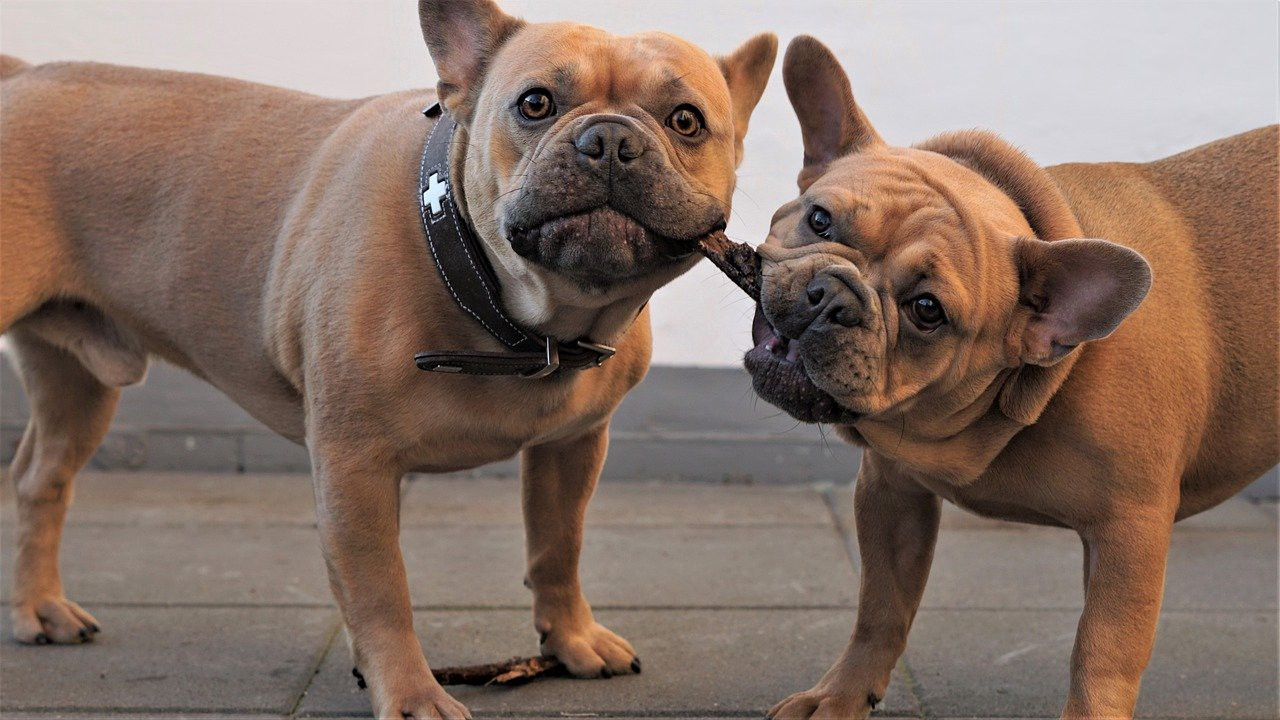
#> input picture dogs.jpeg, 1280 x 720 px, found by its file name
$ python test.py
#> lines starting #> are read from the running program, lines starting #| are printed output that depends on the picture
#> further down, img is the input picture: shape (720, 1280, 3); mean B, G, R 101.8, 112.9, 133.5
import numpy as np
import cv2


def singleScaleRetinex(img, variance):
    retinex = np.log10(img) - np.log10(cv2.GaussianBlur(img, (0, 0), variance))
    return retinex


def multiScaleRetinex(img, variance_list):
    retinex = np.zeros_like(img)
    for variance in variance_list:
        retinex += singleScaleRetinex(img, variance)
    retinex = retinex / len(variance_list)
    return retinex


def MSR(img, variance_list):
    img = np.float64(img) + 1.0
    img_retinex = multiScaleRetinex(img, variance_list)

    for i in range(img_retinex.shape[2]):
        unique, count = np.unique(np.int32(img_retinex[:, :, i] * 100), return_counts=True)
        for u, c in zip(unique, count):
            if u == 0:
                zero_count = c
                break
        low_val = unique[0] / 100.0
        high_val = unique[-1] / 100.0
        for u, c in zip(unique, count):
            if u < 0 and c < zero_count * 0.1:
                low_val = u / 100.0
            if u > 0 and c < zero_count * 0.1:
                high_val = u / 100.0
                break
        img_retinex[:, :, i] = np.maximum(np.minimum(img_retinex[:, :, i], high_val), low_val)

        img_retinex[:, :, i] = (img_retinex[:, :, i] - np.min(img_retinex[:, :, i])) / \
                               (np.max(img_retinex[:, :, i]) - np.min(img_retinex[:, :, i])) \
                               * 255
#> this loop made 3 passes
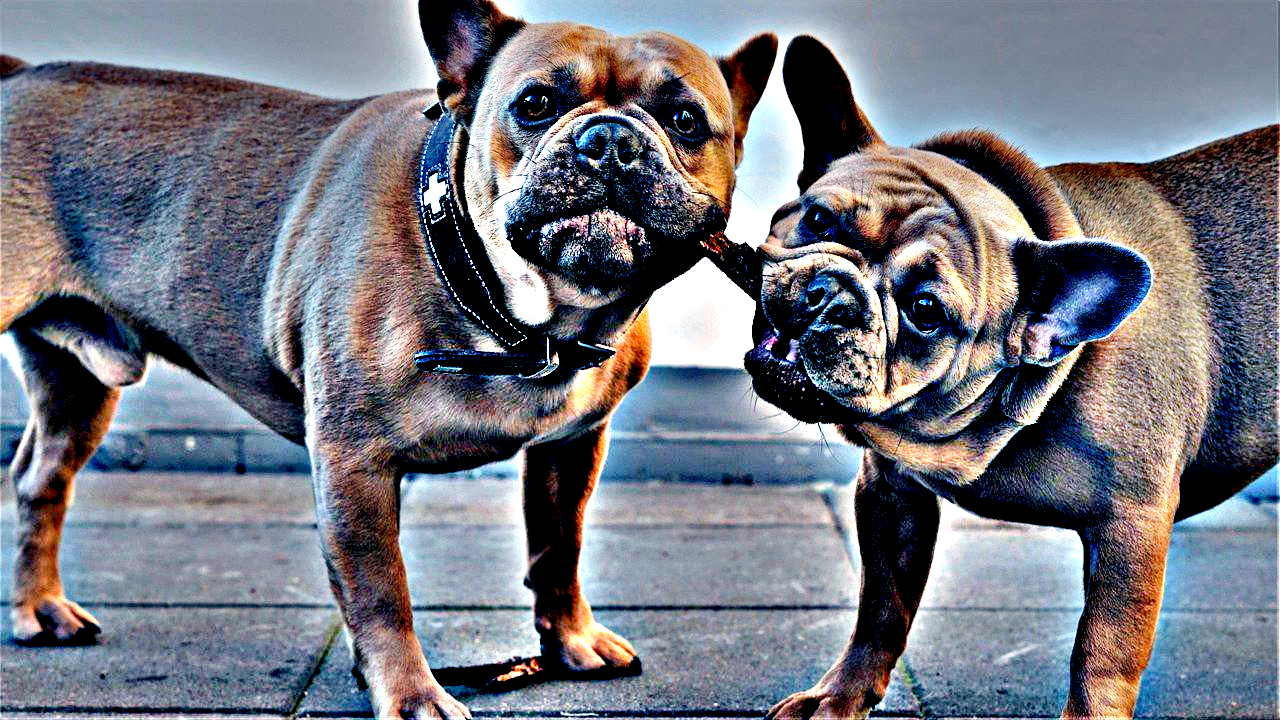
#> img_retinex: shape (720, 1280, 3) float64; mean of channels 0, 1, 2 128.4, 118.3, 116.2; drawn as B, G, R
    img_retinex = np.uint8(img_retinex)
    return img_retinex


def SSR(img, variance):
#> called with variance = 300
    img = np.float64(img) + 1.0
    img_retinex = singleScaleRetinex(img, variance)
#> call 4 of singleScaleRetinex, with variance = 300
#> in singleScaleRetinex (call 4), `retinex = np.log10(img) - np.log10(cv2.GaussianBlur(img, (0, 0), varia..`:
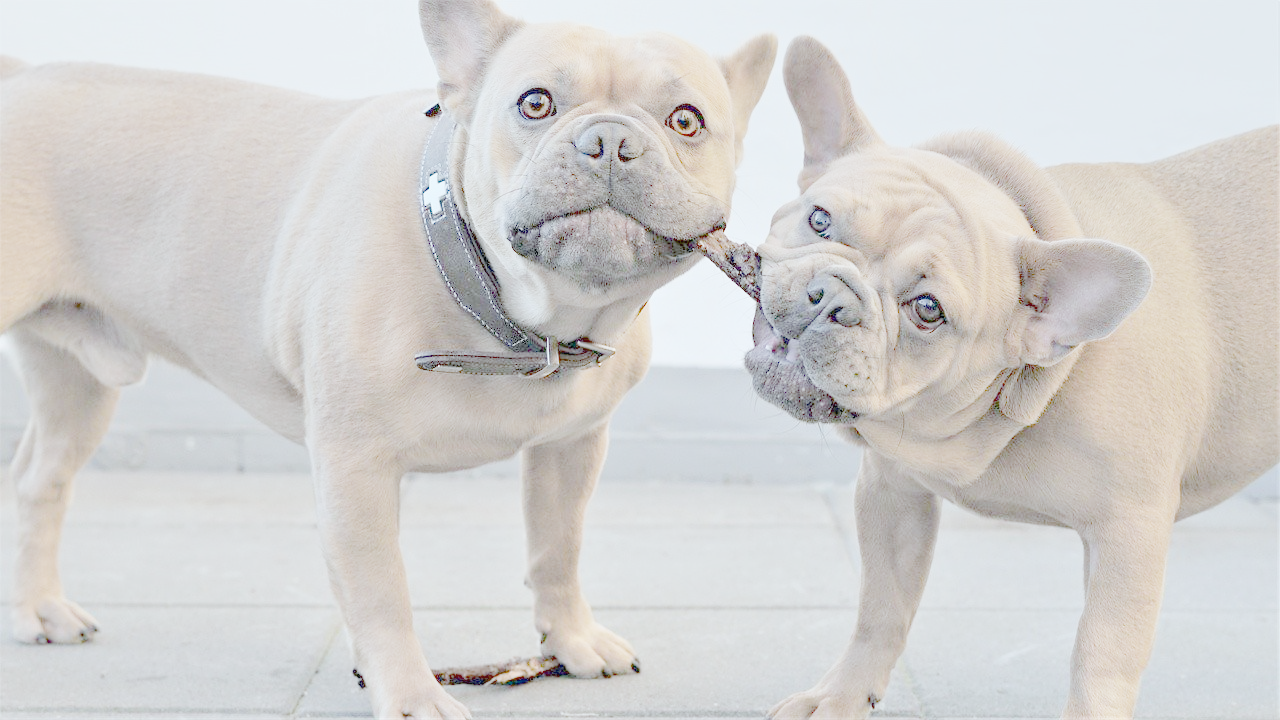
#> retinex: shape (720, 1280, 3) float64; mean of channels 0, 1, 2 -0.0714, -0.0563, -0.0436; drawn with min black and max white
    for i in range(img_retinex.shape[2]):
        unique, count = np.unique(np.int32(img_retinex[:, :, i] * 100), return_counts=True)
        for u, c in zip(unique, count):
            if u == 0:
                zero_count = c
                break
        low_val = unique[0] / 100.0
        high_val = unique[-1] / 100.0
        for u, c in zip(unique, count):
            if u < 0 and c < zero_count * 0.1:
                low_val = u / 100.0
            if u > 0 and c < zero_count * 0.1:
                high_val = u / 100.0
                break
        img_retinex[:, :, i] = np.maximum(np.minimum(img_retinex[:, :, i], high_val), low_val)

        img_retinex[:, :, i] = (img_retinex[:, :, i] - np.min(img_retinex[:, :, i])) / \
                               (np.max(img_retinex[:, :, i]) - np.min(img_retinex[:, :, i])) \
                               * 255
#> this loop made 3 passes
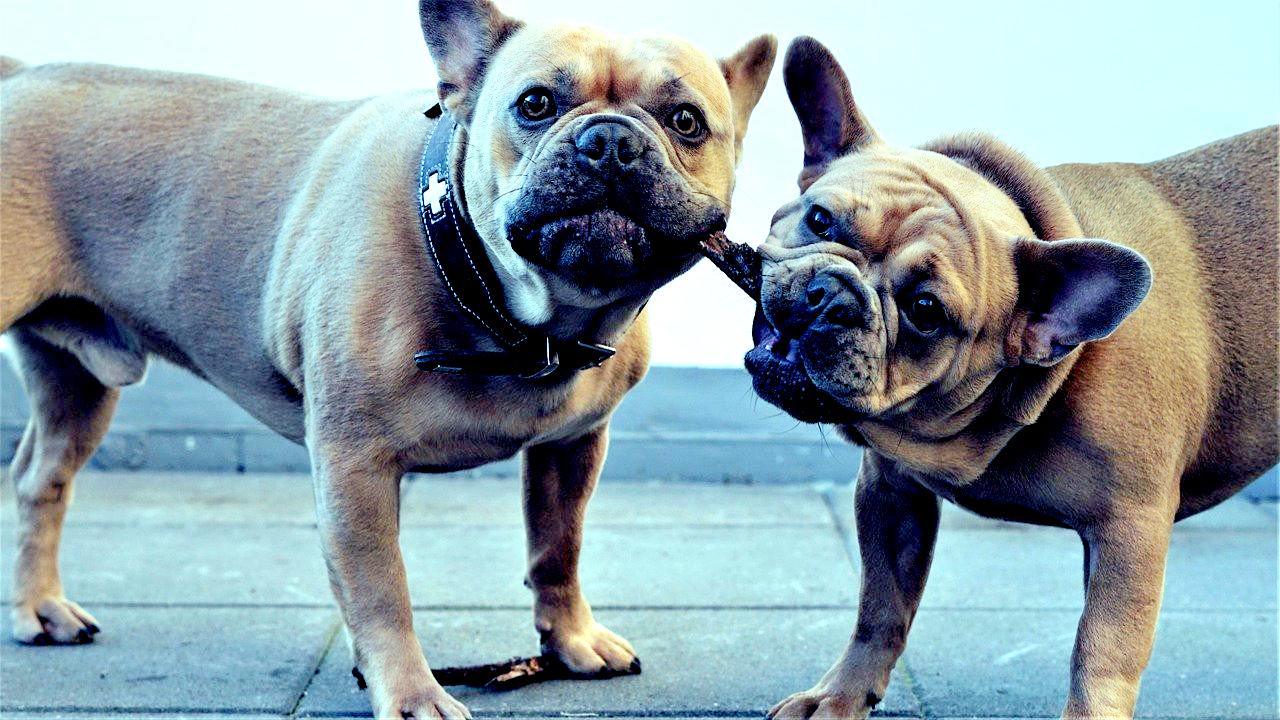
#> img_retinex: shape (720, 1280, 3) float64; mean of channels 0, 1, 2 164.8, 158.2, 139.4; drawn as B, G, R
    img_retinex = np.uint8(img_retinex)
    return img_retinex


variance_list = [15, 80, 30]
variance = 300

img = cv2.imread(r"C:\Users\rom21\OneDrive\Desktop\git_project\dogs.jpeg")
img_msr = MSR(img, variance_list)
img_ssr = SSR(img, variance)

cv2.imshow('Original', img)
cv2.imshow('MSR', img_msr*1.5)
cv2.imshow('SSR', img_ssr*1.5)
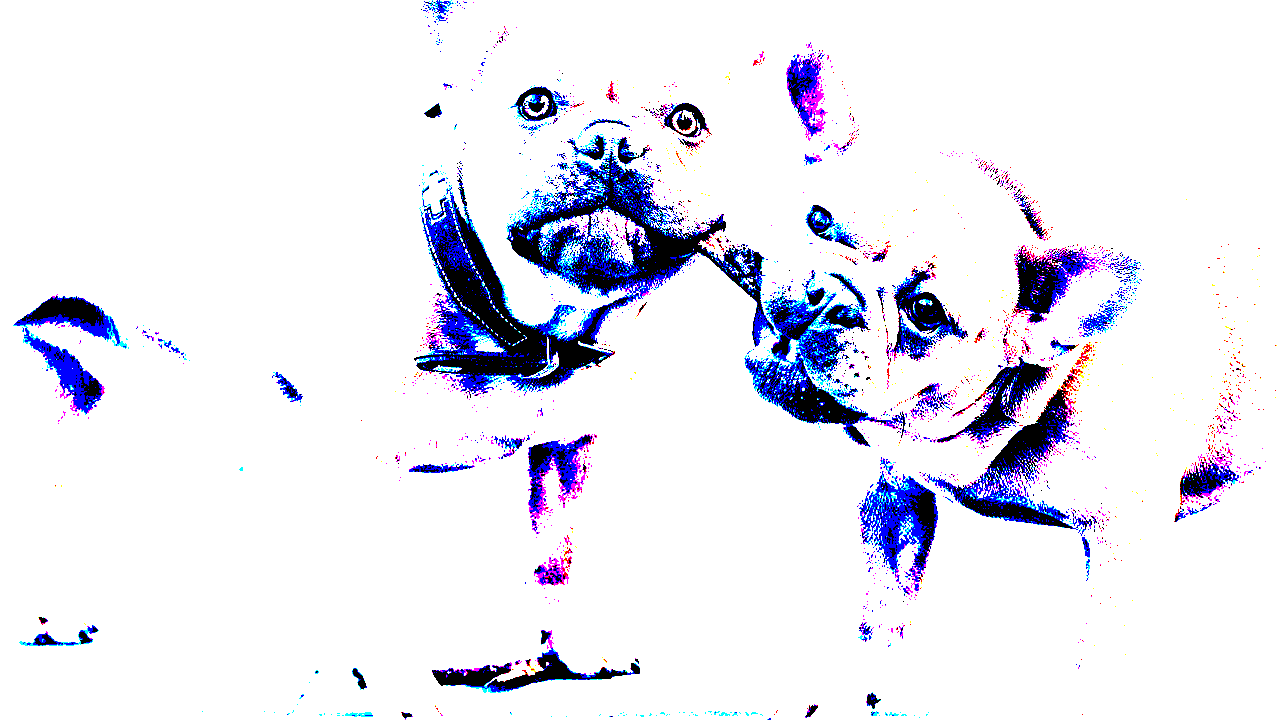
#> window 'SSR': shape (720, 1280, 3); mean B, G, R 242.2, 231.7, 231.9
cv2.imwrite('SSR.jpg', img_ssr)
cv2.imwrite('MSR.jpg', img_msr)

cv2.waitKey(0)
cv2.destroyAllWindows()
